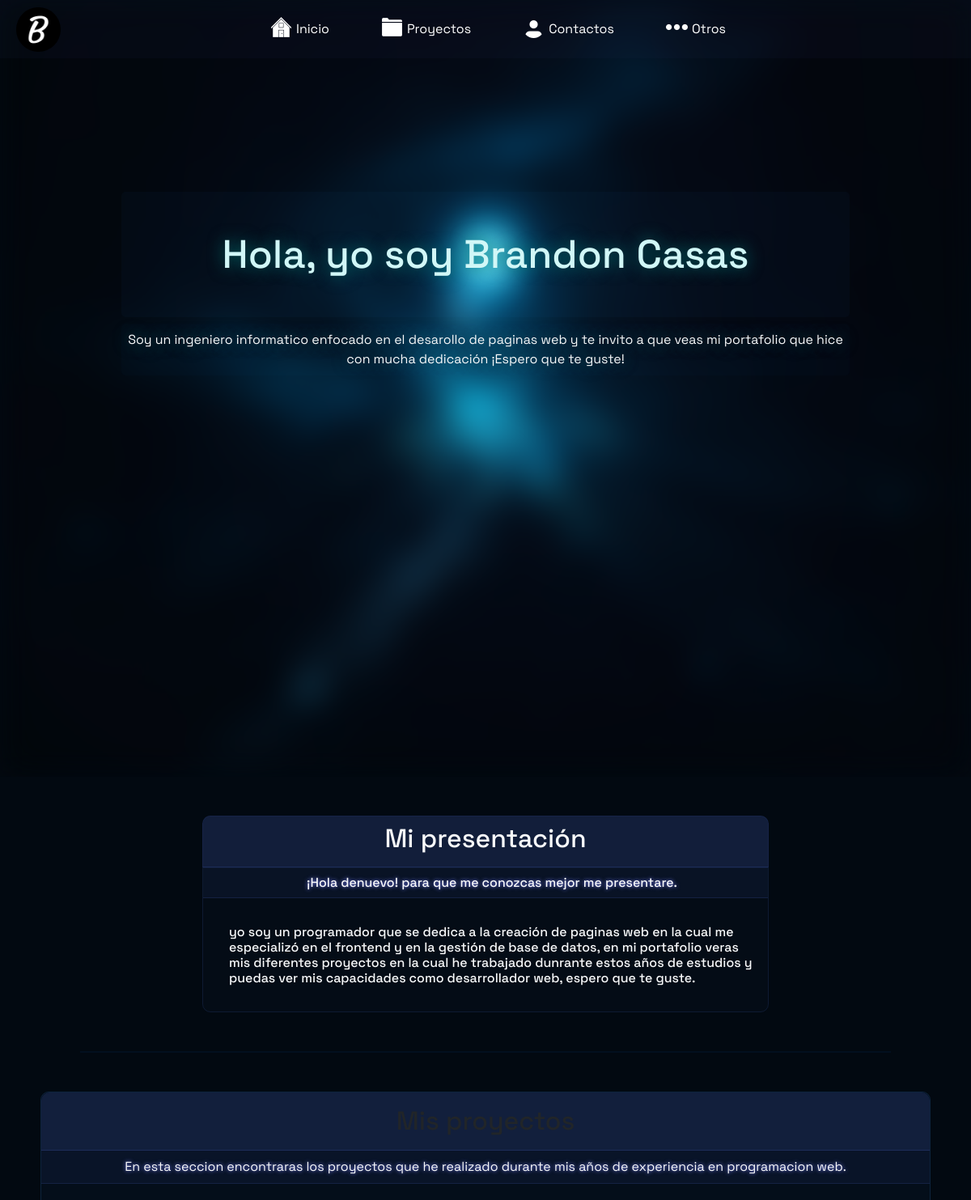
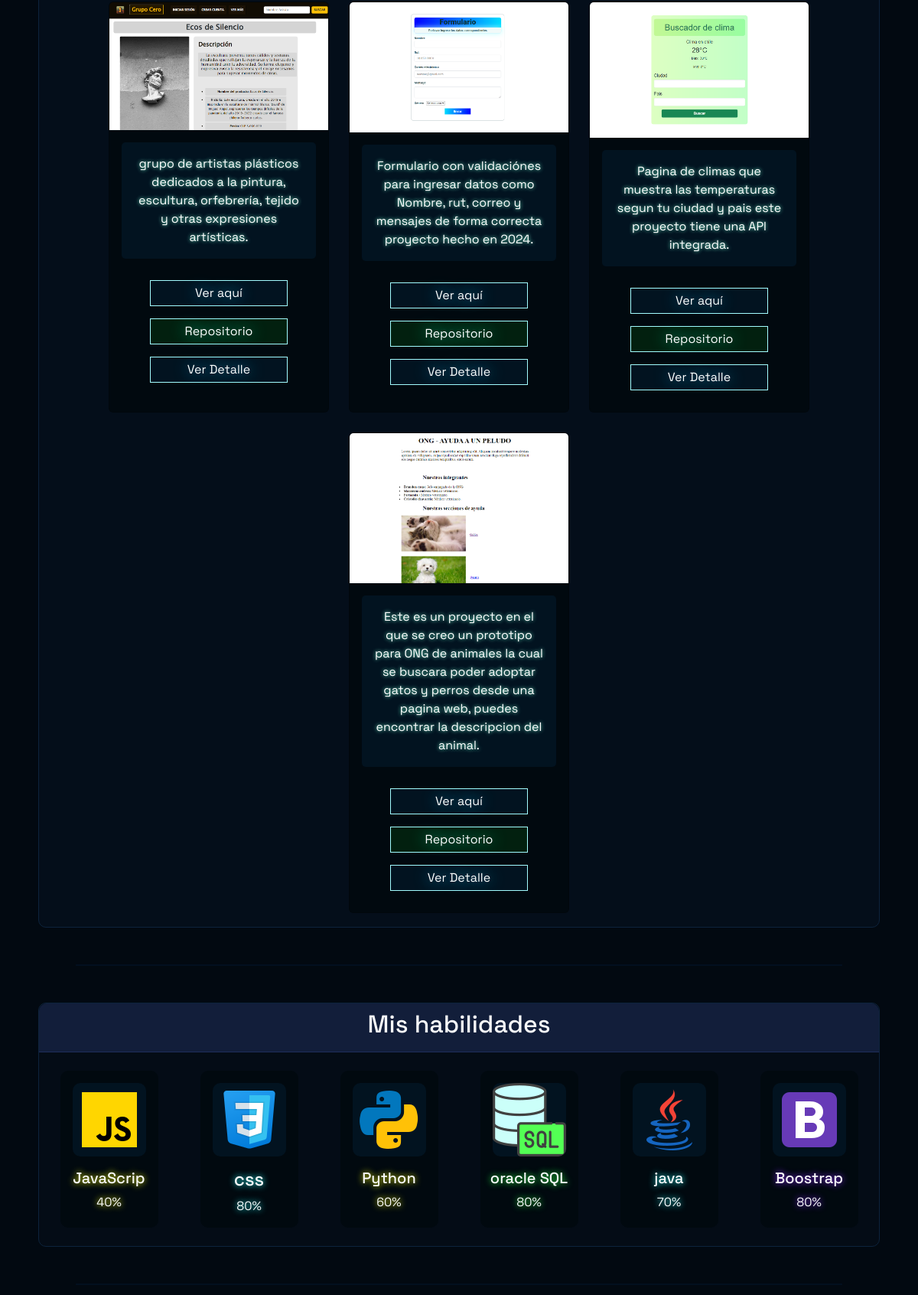
The page / (upper part) on the database its author committed (2 pictures, top to bottom).
### myporfolio/models.py (models this page shows)
class Proyecto (models.Model):
    titulo = models.CharField(max_length=200)
    imagen = models.ImageField(upload_to='proyectos/')
    descripcion = models.TextField()
    contenido = RichTextField()  # Campo de texto enriquecido#######ETAPA 5
    tecnologias = models.ManyToManyField(Tecnologias)
    link_sitio = models.URLField(max_length=200)
    link_repositorio = models.URLField(max_length=200)
    categoria = models.ForeignKey(Categoria, on_delete=models.CASCADE)

### myporfolio/views.py (the view)
# urls.py: path('', views.home, name='index.html'),
def home(request):
    proyectos = Proyecto.objects.all()
    return render(request, 'index.html', {'proyectos': proyectos})

### myporfolio/templates/index.html (shortened to what this page needs)
{% load static %}
{% load bootstrap5 %}
<!doctype html>
<html lang="es">
<head>
    {% bootstrap_css %}
    <link rel="stylesheet" href="{% static 'css/style.css' %}">
    <link rel="stylesheet" href="./assets/css/normalize.css">
</head>
<body>
<div id="carouselExampleSlidesOnly" class="carousel slide " data-bs-ride="carousel">
    <div class="carousel-inner ">
    <div class="carousel-item active  ">
        <nav class="navbar col-12 navbar-expand-lg ">
        <div class="color-texto-navar container-fluid">
            <img class = "logo ms-2" src="{% static 'images/logo.png' %}" alt="...">
            <div class="collapse navbar-collapse " id="navbarNav">
            <ul class="navbar-nav m-1 my-2 mx-auto ">
                <li class="nav-item ">
                <img class = "iconos-nav ms-3 my-1" src="{% static '/images/inicio-27.png' %}" alt="...">
                <a class="etiqueta-a nav-link px-5" aria-current="page" href="#seccion-inicio">Inicio</a>
                </li>
                <li class="nav-item ">
                    <img class="iconos-nav ms-3 my-1" src="{% static 'images/proyecto.png' %}" alt="...">
                    <a class="etiqueta-a nav-link px-5" aria-current="page" href="#seccion-proyectos">Proyectos</a>
                </li>
                <li class="nav-item  ">
                    <img class="iconos-nav ms-3 my-1" src="{% static 'images/conctacto.png' %}" alt="">
                    <a class="etiqueta-a nav-link px-5" href="#seccion-conctacto">Contactos</a>
                </li>
                <li class="nav-item ">
                    <img class="iconos-nav ms-3 my-1" src="{% static 'images/otros-27.png' %}" alt="">
                    <a class="etiqueta-a nav-link px-5" href="#seccion-otros">Otros</a>
                </li>
            </ul>
            </div>
        </div>
    </nav>
    <img src="{% static 'images/example.jpg' %}" class="imagen-carrusel img-carrusel d-block w-100" alt="...">
    </div>
    <div  class="texto-presentacion-carrusel  my-5  py-5 text-light">
        <h1 class = "hijo-texto-carrusel-1 col-11 col-sm-11  col-md-9  my-2 p-5  mx-auto text-center ">Hola, yo soy Brandon Casas</h1>
        <p class = "hijo-texto-carrusel  col-11 col-sm-11  col-md-9 p-2 my-auto mx-auto text-center">
        Soy un ingeniero informatico enfocado en el desarollo de paginas web y te invito a que veas mi portafolio que hice con mucha dedicación ¡Espero que te guste!</p>
    </div>
    </div>
</div>
<div id = "seccion-inicio" class = "padre-presentacion col-10 col-sm-10 col-md-7 my-5  mx-auto text-light ">
    <div class = "titulo-presentacion p-2 text-light text-center  ">
    <h2  >Mi presentación</h2>
    </div>
    <div>
    <div class = "texto-padre-presentacion  py-3">
        <h6 class = " ps-3 py-2 subtitulo-intorduccion text-center">
        ¡Hola denuevo! para que me conozcas mejor me presentare.
        </h6>
        <h6 class = "m-3 ps-3">
        yo soy un programador que se dedica a la creación de paginas web
        en la cual me especializó en el frontend y en la gestión de base de datos, en mi portafolio veras mis diferentes
        proyectos en la cual  he trabajado dunrante estos años de estudios y puedas ver mis capacidades como desarrollador web, espero que te guste.
        </h6>
    </div>
    </div>
</div>
<hr class = "col-10 mx-auto my-5 ">
<div id = "seccion-proyectos" class="proyecto_padre col-11 mx-auto my-5 ">
    <div>
        <h2 class="titulo-proyecto p-3 text-center">Mis proyectos</h2>
        <p class = "subtitulo-proyecto p-2 text-center text-light">En esta seccion encontraras los proyectos que he realizado durante mis años de experiencia en programacion web. </p>
    </div>
    <div class = "proyectos mx-3 d-flex flex-wrap">
            {% for proyecto in proyectos %}
        <div class=" card m-2 " style="width: 18rem;">
            <img src="{{ proyecto.imagen.url }}" class="card-img-top" alt="{{ proyecto.titulo }}">
            <div class="card-body">
                <p class="card-text p-3">{{ proyecto.descripcion }}</p>
                <div class = "boton-proyecto p-1 row">
                    <a href="{{ proyecto.link_sitio }}" class="boton-diseno my-2 py-1 col-8">Ver aquí</a>
                    <a href="{{ proyecto.link_repositorio }}" class=" boton-diseno-2 my-2 py-1 col-8" target="_blank">Repositorio</a>
                    <a href="{% url 'proyecto_detalle' proyecto.pk %}" class="boton-diseno my-2 py-1 col-8 ">Ver Detalle</a>
                </div>
            </div>
        </div>
        {% endfor %}
    </div>
</div>
<hr class = "col-10 mx-auto ">
<div class = "habilidades-padre col-11 my-5 mx-auto text-light">
    <div class = "titulo-habilidades p-2  text-light text-center">
        <h2 >Mis habilidades</h2>
    </div>
<div class = "iconos-habilidades     d-flex flex-wrap">
    <div class = "diseno-div-iconos  mx-auto my-4">
        <img class="m-3 iconos-habilidades-diseno" src="{% static 'images/icons8-javascript-96.png' %}" alt="">
        <h5 class = "text-center text-ico-1" >JavaScrip</h5>
        <p class = "text-center text-ico-1">40%</p>
    </div>
    <div class = "diseno-div-iconos  mx-auto my-4">
        <img class="m-3 iconos-habilidades-diseno" src="{% static 'images/icons8-css-96.png' %}" alt="">
        <h4 class = "text-center text-ico-2" >css</h4>
        <p class = "text-center text-ico-2">80%</p>
    </div>
    <div class = "diseno-div-iconos  mx-auto my-4">
        <img class="m-3 iconos-habilidades-diseno" src="{% static 'images/icons8-python-96.png' %}" alt="">
        <h5 class = "text-center text-ico-3" >Python</h5>
        <p class = "text-center text-ico-3">60%</p>
    </div>
    <div class = "diseno-div-iconos mx-auto my-4">
        <img class="m-3 iconos-habilidades-diseno" src="{% static 'images/icons8-sql-96.png' %}" alt="">
        <h5 class = "text-center text-ico-4" >oracle SQL</h5>
        <p class = "text-center text-ico-4">80%</p>
    </div>
    <div class = "diseno-div-iconos  mx-auto my-4">
        <img class="m-3 iconos-habilidades-diseno" src="{% static 'images/icons8-java-96.png' %}" alt="">
        <h5 class = "text-center text-ico-5" >java</h5>
        <p class = "text-center text-ico-5">70%</p>
    </div>
    <div class = "diseno-div-iconos  mx-auto my-4">
        <img class="m-3 iconos-habilidades-diseno" src="{% static 'images/icons8-bootstrap-96.png' %}" alt="">
        <h5 class = "text-center text-ico-6" >Boostrap</h5>
        <p class = "text-center text-ico-6">80%</p>
    </div>
</div>
</div>
<hr class = "col-10 mx-auto ">
</body>
</html>

### myporfolio/static/css/style.css (style rules this page uses)
* { font-family: "Space Grotesk", sans-serif; font-optical-sizing: auto; font-weight: weight; font-style: normal; }
:root { --fondo-pagina-web: #020911; --color-blanco: #ffffff; }
hr { border: 1px solid #002147; }
body { background-color: var(--fondo-pagina-web); }
.navbar { position: absolute; align-items: center; z-index: 1; }
.iconos-nav { position:absolute; }
.etiqueta-a { color: var(--color-blanco); }
.logo { width: 55px; height: 55px; border-radius: 50px; animation-name: animacion-Cambio-Color-1; animation-duration: 10s; animation-timing-function:ease-in-out; animation-iteration-count: infinite; }
.carousel { position: relative; }
.imagen-carrusel { filter: blur(20px); height: auto; display: flex; justify-content: center; align-items: center; min-height: 120vh; max-height: 300vh; }
.hijo-texto-carrusel-1 { background-color:rgba(63, 167, 228, 0.03); border-radius: 5px; margin-top: 100px; color: #d1f7f7; font-size: 49px; }
.texto-presentacion-carrusel { position:relative; text-shadow: 0px 0px 20px #006e6e; top: 133px; }
.hijo-texto-carrusel { background-color:rgba(63, 167, 228, 0.02); border-radius: 5px; }
.padre-presentacion { background-color: #040c16; border-top-left-radius: 10px; border-radius: 10px; }
.titulo-presentacion { background-color: rgba(32, 48, 94, 0.5); border-top-left-radius: 10px; border-top-right-radius: 10px; border-top: 1px solid rgba(32, 48, 94, 0.4); border-left: 1px solid rgba(32, 48, 94, 0.4); border-right: 1px solid rgba(32, 48, 94, 0.4); animation-name: animacion-Cambio-Color; animation-duration: 3s; animation-timing-function:ease-in-out; animation-iteration-count: infinite; border-bottom: 1px solid rgba(32, 48, 94, 0.9); }
.texto-padre-presentacion { border: 1px solid rgba(32, 48, 94, 0.4); border-bottom-left-radius: 10px; border-bottom-right-radius: 10px; }
.subtitulo-intorduccion { position: relative; bottom: 16px; background-color: rgba(32, 48, 94, 0.2); border-bottom: 1px solid rgba(32, 48, 94, 0.5); text-shadow: 0px 0px 5px #747dff; }
.proyecto_padre { background-color: #040e1a; border-radius: 10px; border: 1px solid #0d233c; }
.proyectos { position: relative; display: flex; justify-content: center; bottom: 10px; gap: 10px; }
.titulo-proyecto { background-color: rgba(32, 48, 94, 0.5); border-top-left-radius: 10px ; border-top-right-radius: 10px ; animation-name: animacion-Cambio-Color; animation-duration: 3s; animation-timing-function:ease-in-out; animation-iteration-count: infinite; border-bottom: 1px solid rgba(32, 48, 94, 0.9); }
.subtitulo-proyecto { position:relative; bottom: 8px; background-color: rgba(32, 48, 94, 0.2); border-bottom: 1px solid rgba(32, 48, 94, 0.5); text-shadow: 0px 0px 5px #747dff; }
.card { color: var(--color-blanco); background-color: #01090f; text-shadow: 0px 0px 5px #74ffd5; }
.card-text { background-color: #021320; border-radius: 5px; text-align: center; }
.boton-proyecto { display: flex; justify-content: center; border-radius: 10px; }
.boton-diseno-2 { color: #ffffff; background-color: #02200f; border: 1px solid rgb(163, 252, 255); text-shadow: 0px 0px 20px #1cffbb; text-decoration: none; text-align: center; }
.boton-diseno { color: #ffffff; background-color: #021320; border: 1px solid rgb(163, 252, 255); text-shadow: 0px 0px 20px #1cb7ff; text-decoration: none; text-align: center; }
.card { transition: transform 500ms ease; }
.habilidades-padre { background-color: #040c16; border-top-left-radius: 10px; border-radius: 10px; border: 1px solid #0d233c; }
.titulo-habilidades { background-color: rgba(32, 48, 94, 0.5); border-top-left-radius: 10px; border-top-right-radius: 10px; animation-name: animacion-Cambio-Color; animation-duration: 3s; animation-timing-function:ease-in-out; animation-iteration-count: infinite; border-bottom: 1px solid rgba(32, 48, 94, 0.9); }
.diseno-div-iconos { background-color: #01090f; border-radius: 10px; transition: transform 500ms ease; }
.iconos-habilidades { position: relative; display: flex; border-radius: 10px; margin: auto; }
.iconos-habilidades-diseno { background-color: #021320; border-radius: 10px; }
.text-ico-1 ,.text-ico-3 { text-shadow: 0px 0px 8px #f9fd02; }
.text-ico-2,.text-ico-5 { text-shadow: 0px 0px 8px #24ffff; }
.text-ico-4 { text-shadow: 0px 0px 8px #24ff41; }
.text-ico-6 { text-shadow: 0px 0px 8px #8a24ff; }

### rows shown on the page
Proyecto: imagen (picture), descripcion "grupo de artistas plásticos dedicados a la pintura, escultura, orfebrería, tejido y otras expresiones artísticas."
Proyecto: imagen (picture), descripcion "Formulario con validaciónes para ingresar datos como Nombre, rut, correo y mensajes de forma correcta proyecto hecho en 2024."
Proyecto: imagen (picture), descripcion "Pagina de climas que muestra las temperaturas segun tu ciudad y pais este proyecto tiene una API integrada."
Proyecto: imagen (picture), descripcion "Este es un proyecto en el que se creo un prototipo para ONG de animales la cual se buscara poder adoptar gatos y perros desde una pagina web, puedes encontrar la descripcion del animal."
